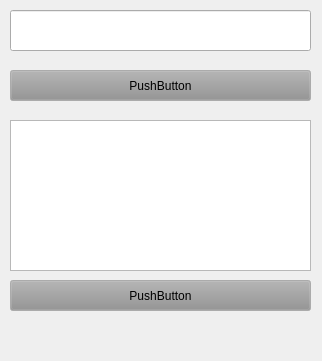
<?xml version="1.0" encoding="UTF-8"?>
<ui version="4.0">
 <class>Form</class>
 <widget class="QWidget" name="Form">
  <property name="geometry">
   <rect>
    <x>0</x>
    <y>0</y>
    <width>322</width>
    <height>361</height>
   </rect>
  </property>
  <property name="windowTitle">
   <string>Form</string>
  </property>
  <widget class="QTextEdit" name="textEdit">
   <property name="geometry">
    <rect>
     <x>10</x>
     <y>120</y>
     <width>301</width>
     <height>151</height>
    </rect>
   </property>
  </widget>
  <widget class="QLineEdit" name="lineEdit">
   <property name="geometry">
    <rect>
     <x>10</x>
     <y>10</y>
     <width>301</width>
     <height>41</height>
    </rect>
   </property>
  </widget>
  <widget class="QPushButton" name="pushButton">
   <property name="geometry">
    <rect>
     <x>10</x>
     <y>70</y>
     <width>301</width>
     <height>31</height>
    </rect>
   </property>
   <property name="palette">
    <palette>
     <active>
      <colorrole role="Button">
       <brush brushstyle="SolidPattern">
        <color alpha="255">
         <red>144</red>
         <green>144</green>
         <blue>144</blue>
        </color>
       </brush>
      </colorrole>
     </active>
     <inactive>
      <colorrole role="Button">
       <brush brushstyle="SolidPattern">
        <color alpha="255">
         <red>144</red>
         <green>144</green>
         <blue>144</blue>
        </color>
       </brush>
      </colorrole>
     </inactive>
     <disabled>
      <colorrole role="Button">
       <brush brushstyle="SolidPattern">
        <color alpha="255">
         <red>144</red>
         <green>144</green>
         <blue>144</blue>
        </color>
       </brush>
      </colorrole>
     </disabled>
    </palette>
   </property>
   <property name="text">
    <string>PushButton</string>
   </property>
  </widget>
  <widget class="QPushButton" name="pushButton_2">
   <property name="geometry">
    <rect>
     <x>10</x>
     <y>280</y>
     <width>301</width>
     <height>31</height>
    </rect>
   </property>
   <property name="palette">
    <palette>
     <active>
      <colorrole role="Button">
       <brush brushstyle="SolidPattern">
        <color alpha="255">
         <red>144</red>
         <green>144</green>
         <blue>144</blue>
        </color>
       </brush>
      </colorrole>
     </active>
     <inactive>
      <colorrole role="Button">
       <brush brushstyle="SolidPattern">
        <color alpha="255">
         <red>144</red>
         <green>144</green>
         <blue>144</blue>
        </color>
       </brush>
      </colorrole>
     </inactive>
     <disabled>
      <colorrole role="Button">
       <brush brushstyle="SolidPattern">
        <color alpha="255">
         <red>144</red>
         <green>144</green>
         <blue>144</blue>
        </color>
       </brush>
      </colorrole>
     </disabled>
    </palette>
   </property>
   <property name="text">
    <string>PushButton</string>
   </property>
  </widget>
 </widget>
 <resources/>
 <connections/>
</ui>
